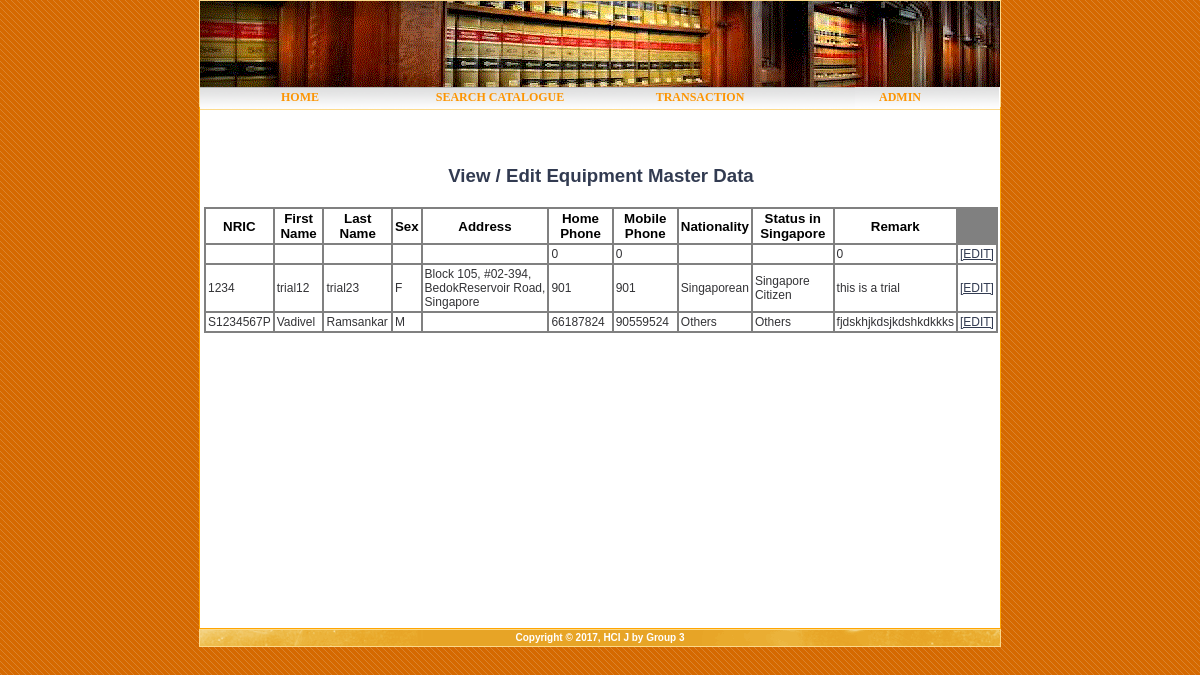
The page /library/memberlist.php on the database its author committed.
### tables this page shows
CREATE TABLE `member` (
  `reader_id` int(11) NOT NULL AUTO_INCREMENT,
  `nric` varchar(12) NOT NULL,
  `fname` varchar(50) NOT NULL,
  `lname` varchar(50) NOT NULL,
  `sex` varchar(15) NOT NULL,
  `dob` date NOT NULL,
  `address` text,
  `homephone` int(12) NOT NULL,
  `mobilephone` int(12) NOT NULL,
  `nationality` varchar(20) NOT NULL,
  `singstatus` varchar(50) NOT NULL,
  `mem_remark` text,
  PRIMARY KEY (`reader_id`),
  UNIQUE KEY `NRIC` (`nric`)
);

### library/memberlist.php (the view, shortened to what this page needs)
<?php
$link=mysqli_connect('localhost','root','','library') or die (mysqli_connect_error());
$query = "SELECT * FROM member order by fname, lname";
$result = mysqli_query($link,$query);
$num_supp_name = mysqli_num_rows($result);?>
<html>
    <head>
        <link href="/library_j/css/default.css" rel="stylesheet" type="text/css" />
    </head>
    <body>
        <div id="wrapper">
<?php include_once $_SERVER['DOCUMENT_ROOT'] .'/library_j/includes/header.php'; ?>
                <div id="page">
                <div id="content">
                    <div id="welcome">
 <h2 class="head2" ><a class="head">View / Edit Equipment Master Data</a></h2>
 <table class="aatable">
<tr>
<th >NRIC</th>
<th>First Name</th>
<th>Last Name</th>
<th >Sex</th>
<th >Address</th>
<th >Home Phone</th>
<th >Mobile Phone</th>
<th >Nationality</th>
<th >Status in Singapore</th>
<th >Remark</th>
</tr>
<?php
while ($row = mysqli_fetch_array($result)) {
$nric = $row['nric'];
$fname = $row['fname'];
$lname = $row['lname'];
$sex=$row['sex'];
$address=$row['address'];
$homephone=$row['homephone'];
$mobilephone=$row['mobilephone'];
$nationality=$row['nationality'];
$singstatus=$row['singstatus'];
$mem_remark=$row['mem_remark'];
echo "<tr>";
echo "<td>".$nric."</td>";
echo "<td >".$fname."</td>";
echo "<td>".$lname."</td>";
echo "<td>".$sex."</td>";
echo "<td>".$address."</td>";
echo "<td >".$homephone."</td>";
echo "<td>".$mobilephone."</td>";
echo "<td>".$nationality."</td>";
echo "<td>".$singstatus."</td>";
echo "<td>".$mem_remark."</td>";
?>
<td><a href="member_update.php?action=edit&id=<?php echo $row['nric']; ?>">[EDIT]</a> </td>
<?php
echo "</tr>";
}
?>
 </table>
 </div>
                </div>
                <div style="clear: both; height: 1px"></div>
            </div>
<?php include_once $_SERVER['DOCUMENT_ROOT'] . '/library_j/includes/footer.php'; ?>
        </div>
    </body>
</html>

### css/default.css (style rules this page uses)
* { margin: 0px; padding: 0px; }
body { background: url(images/bkgd.gif); font-size: 13px; color: #333336; font-family: Arial, Helvetica, sans-serif; }
h1, h2, h3 { color: #AA2808; }
a { text-decoration: underline; color: #323B51; }
a.head { text-decoration: none; font-size: 14pt; font-family: arial; }
#page { width: 800px; margin:0 auto;min-height:520px; border:1px solid orange; background-color:white; }
#content { position:relative;top:22px; float:left; width: 480px; padding: 35px 10px 50px 35px; text-align:justify; font-family: Verdana; }
#content h1, #content h2, #content h3 { margin-bottom: 20px; color: gray; }
#content h2 { font-size: 107%; }
TABLE.aatable { margin:0 auto; font-size:10pt; width:794px; position:relative;left:-31px; font-family: arial; background-color: gray; }
TH { font-size:10pt; color:black; text-align:center;padding:2px; background-color: white; }
TD { font-size:9pt; text-align:left;padding:2px; background-color: white; }
h2.head2 { width:794px;margin:0 auto; position:relative;left:-31px; text-align:center; font-size: 24pt; }

### rows shown on the page
member: homephone "0", mobilephone "0", mem_remark "0"
member: nric "1234", fname "trial12", lname "trial23", sex "F", address "Block 105, #02-394, BedokReservoir Road, Singapore", homephone "901", mobilephone "901", nationality "Singaporean", singstatus "Singapore Citizen", mem_remark "this is a trial"
member: nric "S1234567P", fname "Vadivel", lname "Ramsankar", sex "M", homephone "66187824", mobilephone "90559524", nationality "Others", singstatus "Others", mem_remark "fjdskhjkdsjkdshkdkkks"
